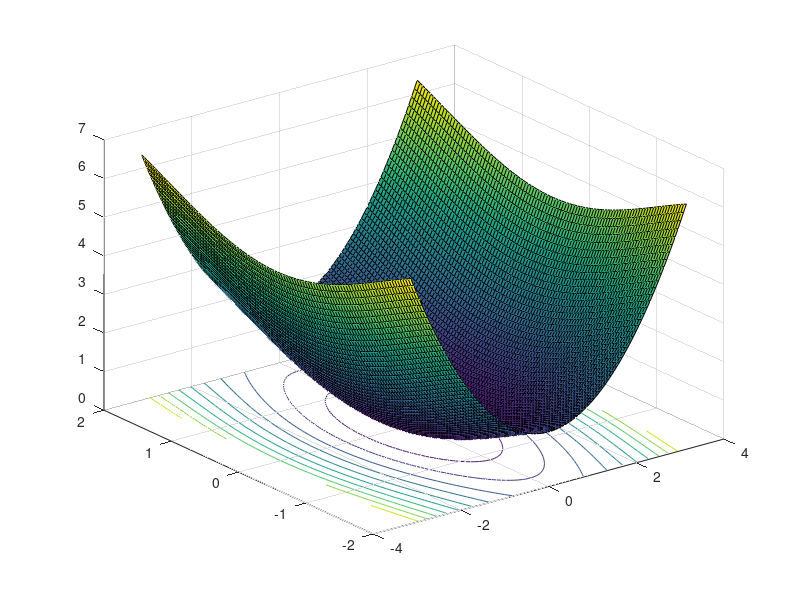

Here is the MATLAB script that generated this plot:
clc;
clear all;
close all;
x= linspace(-1*pi,pi,100);
y=linspace(-2,2,100);
z = ((x.^2)./2)+1-cos(y);
surfc(x,y,((x.^2)./2)+1-cos(y'))